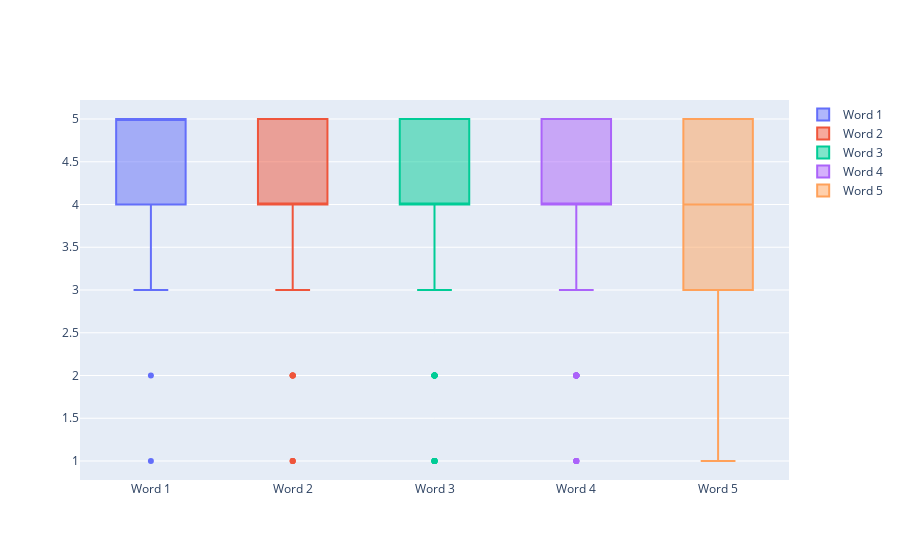

Notebook code for this chart:
### Markdown cell above
### Version 2 Analysis

### Code cell
import plotly.graph_objects as go
y0 = stem_data[stem_data['version']==2]['rating1']
y1 = stem_data[stem_data['version']==2]['rating2']
y2 = stem_data[stem_data['version']==2]['rating3']
y3 = stem_data[stem_data['version']==2]['rating4']
y4 = stem_data[stem_data['version']==2]['rating5']

fig = go.Figure()
fig.add_trace(go.Box(y=y0,name="Word 1"))
fig.add_trace(go.Box(y=y1, name="Word 2"))
fig.add_trace(go.Box(y=y2, name="Word 3"))
fig.add_trace(go.Box(y=y3, name="Word 4"))
fig.add_trace(go.Box(y=y4, name="Word 5"))

fig.show()

### Figure 1 — Plotly figure (JSON) as saved in the notebook; plotly's stock layout.template omitted (floating-point values rounded to 4 significant figures; data arrays with more than 128 entries replaced by an {"elided": "..."} marker saying what was removed)
{"data": [{"name": "Word 1", "type": "box", "y": {"elided": "500 int values"}}, {"name": "Word 2", "type": "box", "y": {"elided": "500 int values"}}, {"name": "Word 3", "type": "box", "y": {"elided": "500 int values"}}, {"name": "Word 4", "type": "box", "y": {"elided": "500 int values"}}, {"name": "Word 5", "type": "box", "y": {"elided": "500 int values"}}], "layout": {}}
